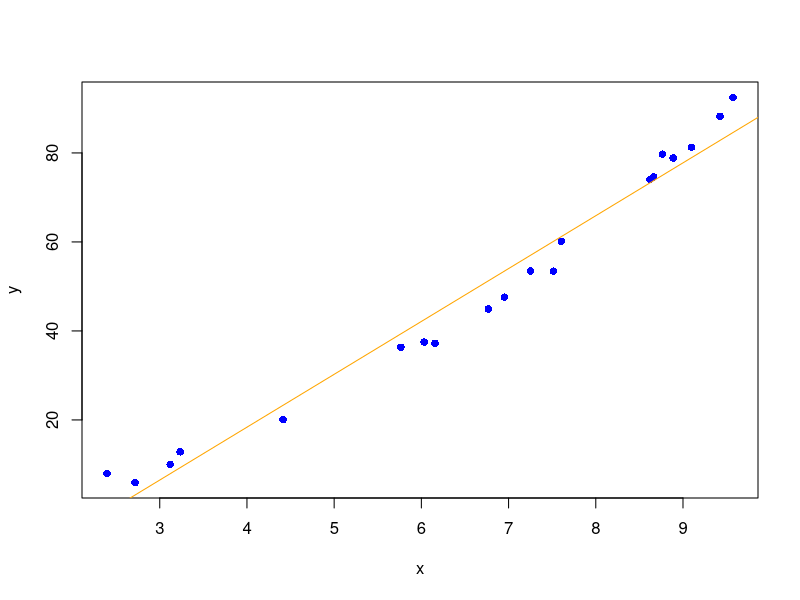
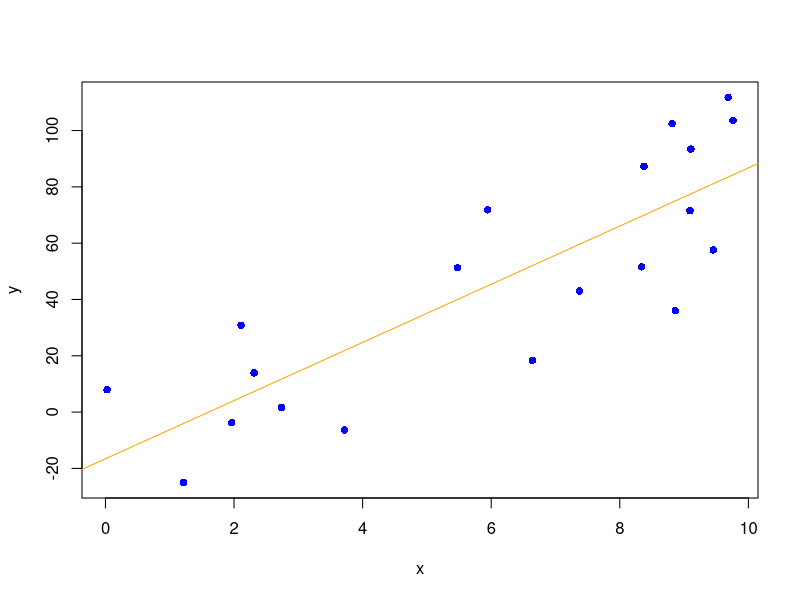

Source code (R) for these figures, in order:
x <- runif(min = 0, max = 10, n = 20)
y <- x^2 + rnorm(n = 20, mean = 0, sd = 2)

# Daten sind minimal verstreut
plot(x, y, col = "blue", pch = 16)
abline(lm(y ~ x), col = "orange")

# Korrelation
cor(x, y)
# R^2
summary(lm(y ~ I(x^2)))$r.squared
# Varianz
var(y)

x <- runif(min = 0, max = 10, n = 20)
y <- x^2 + rnorm(n = 20, mean = 0, sd = 20)

# Daten sind minimal verstreut
plot(x, y, col = "blue", pch = 16)
abline(lm(y ~ x), col = "orange")

# Korrelation
cor(x, y)
# R^2
summary(lm(y ~ I(x^2)))$r.squared
# Varianz
var(y)